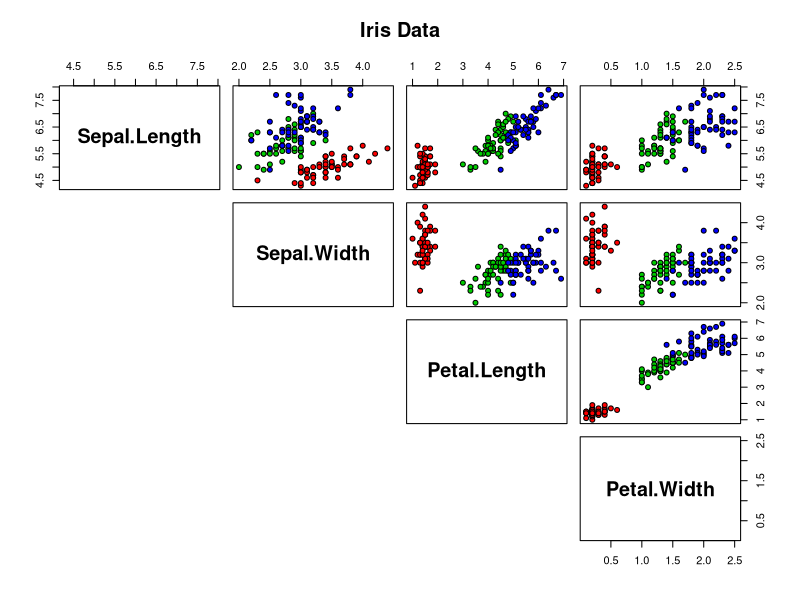
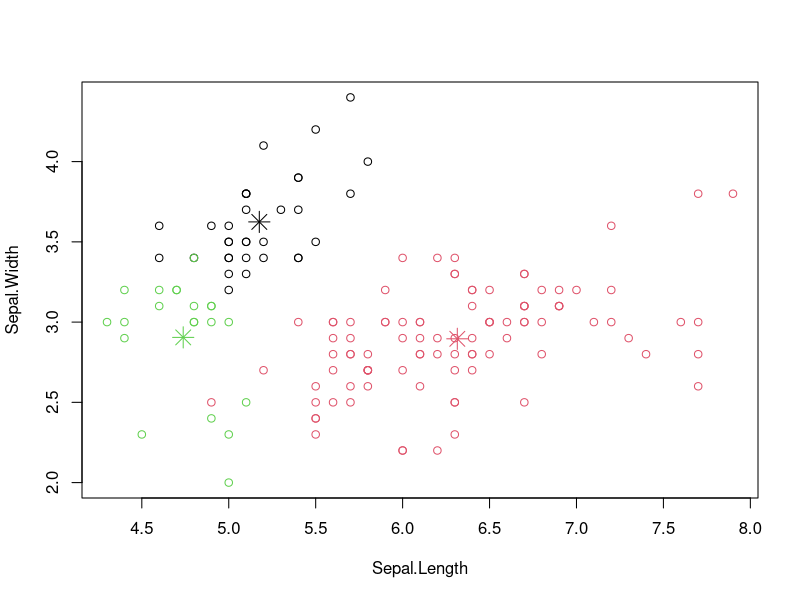

The R script that drew these images, in order:
# File description -------------------------------------------------------------
# Simple example of clustering

# Setup ------------------------------------------------------------------------
rm(list=ls()) # Delete all variables
graphics.off() # Close all open plots
cat("\014")   # Clear console

# Visualize the data -----------------------------------------------------------
pairs(iris[1:4], 
      main = "Iris Data", 
      pch = 21, 
      bg = c("red", "green3", "blue")[unclass(iris$Species)],
      lower.panel=NULL, 
      labels=c("Sepal.Length","Sepal.Width","Petal.Length","Petal.Width"), 
      font.labels=2,
      cex.labels=1.8) 

# Inspect the data
print(head(iris))
print(unique(iris$Species))

# Find clusters ----------------------------------------------------------------
# Make copy of iris
iris_no_labels <- iris

# Remove category labels
iris_no_labels$Species <- NULL

# Apply kmeans to iris
n_clusters <- 3
kc <- kmeans(iris_no_labels, 
             n_clusters)
# print(kc)

# Visualize the clusters
plot(iris[c("Sepal.Length", "Sepal.Width")], 
     col=kc$cluster)
points(kc$centers[,c("Sepal.Length", "Sepal.Width")], 
       col=1:3, 
       pch=8,
       cex=2)